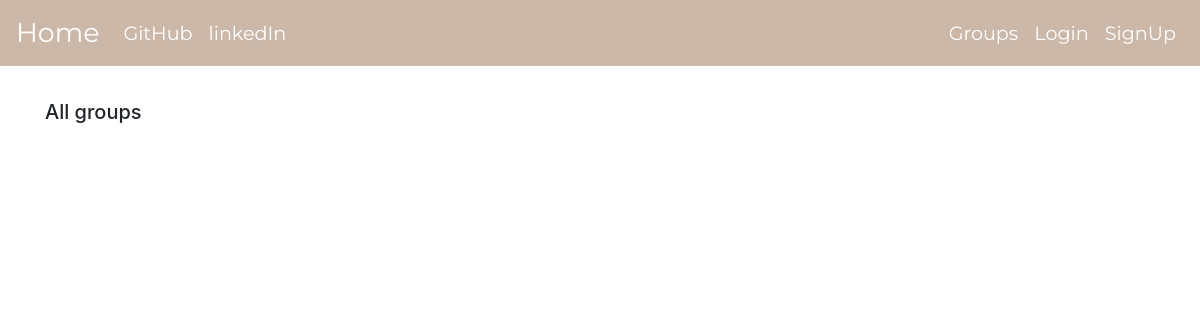
/posts/, run on an earlier commit of the app's database.
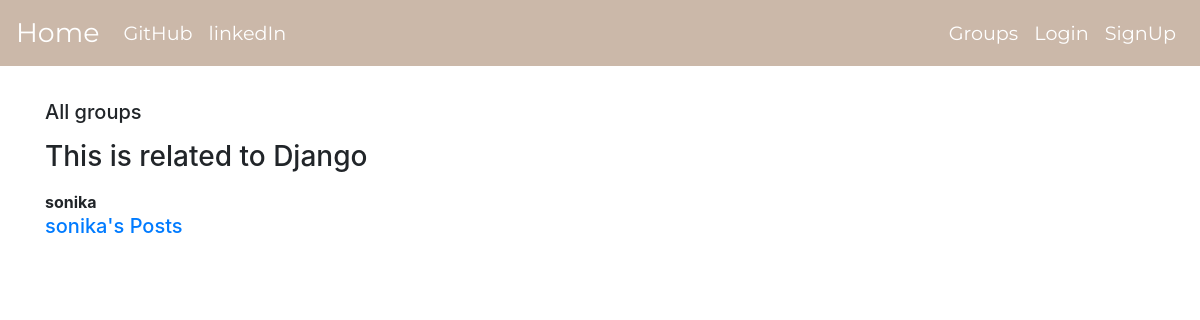
And on a later commit of the database.
### posts/models.py (models this page shows, shortened)
class Post(models.Model):
    user = models.ForeignKey(User,on_delete=models.CASCADE,related_name='user_post')
    created_time = models.DateTimeField(auto_now=True)
    message = models.TextField()
    message_html = models.TextField(editable=False,default='',blank=True)
    group = models.ForeignKey(Group,related_name='group_post',null=True,blank=True,on_delete=models.SET_NULL)
    class Meta:
        ordering = ['-created_time']
        unique_together = ['user','message']

### posts/views.py (the view)
# urls.py: path('',views.PostListClass.as_view(),name='list_post'),
class PostListClass(SelectRelatedMixin,generic.ListView):
    model = models.Post
    select_related = ('user','group')

### posts/templates/posts/post_list.html (shortened to what this page needs)
{% extends 'posts/post_base.html' %}
{% load humanize %}
{% block prepost %}
  <h5>All groups</h5>
{% endblock %}
{% block post_content %}
  {% for post in post_list %}
    {% include 'posts/_post.html' %}
  {% endfor %}
{% endblock %}

### posts/templates/posts/_post.html (shortened to what this page needs)
<div class="post_media">
  <h3>{{post.message_html|safe}}</h3>
  <div class="media_body">
    <strong>{{post.user.username}}</strong>
    <h5 class="media_heading">
      <a href="{% url 'posts:for_user_post' slug=post.user.username %}">{{post.user.username}}'s Posts</a>
    </h5>
  </div>
</div>

What changed in the data, as far as the page shows it:
added Post: message_html "This is related to Django", user.username "sonika"
